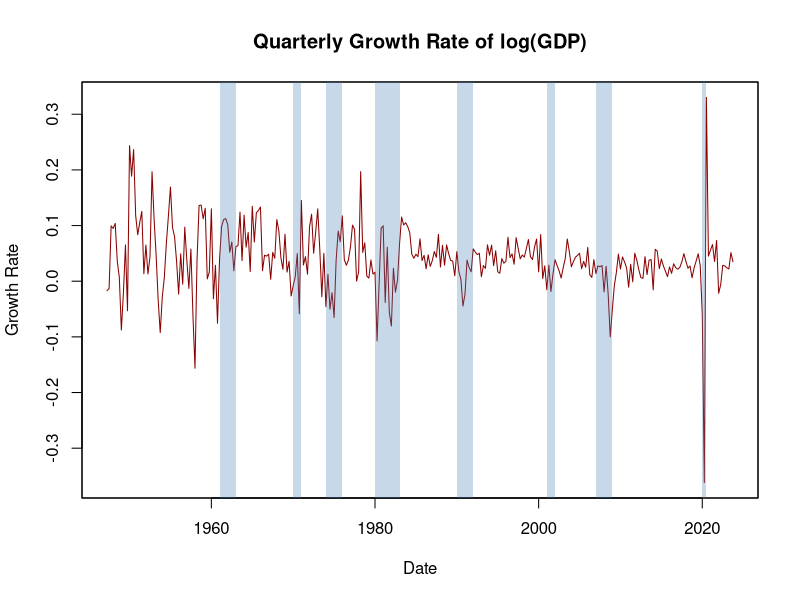
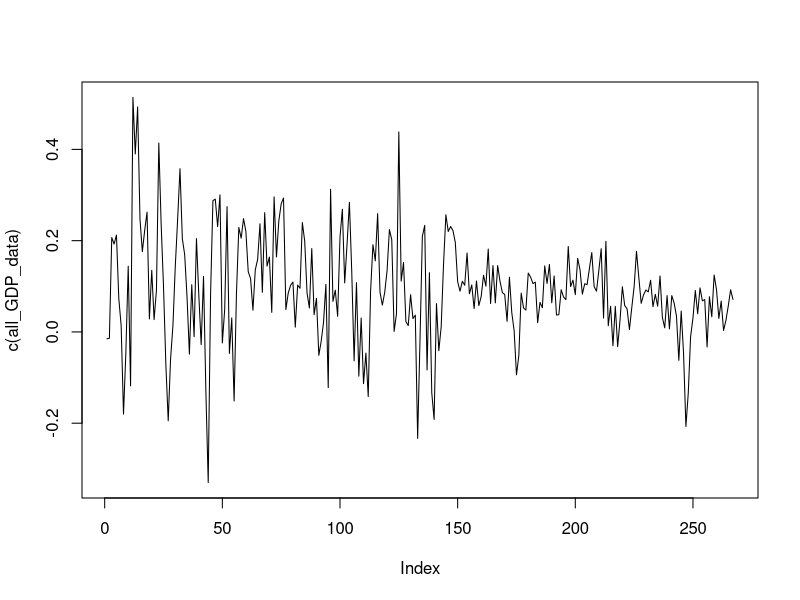
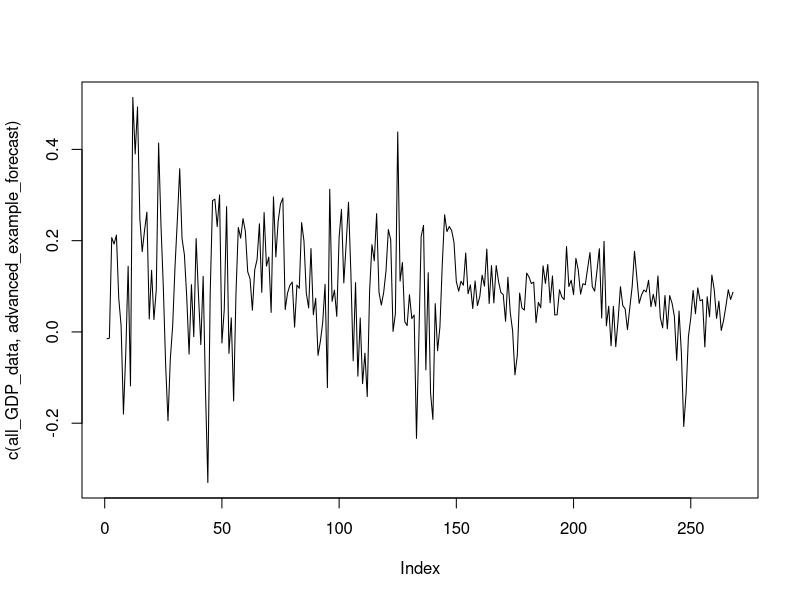

The R source for these figures, in order: (Note: this script raises an error after producing the figures.)
## ---- chunk 1

library(tidyverse)
library(ggplot2)
library(zoo)
library(forecast)
library(xts)
library(readxl)

## ---- chunk 2

# Reading the GDP data
RGDP_Data <- read_excel("RGDP Data.xlsx")

# extracting the most revised values/recent data (2024 Q1) 
latest_data <- RGDP_Data$ROUTPUT24Q1

# creating a lag for all quarters
lag(latest_data)

# check is a dataset to validate whether the data is stationary 
check <- data.frame(RGDP_Data$DATE, log(latest_data), lag(log(latest_data)))

check <- check %>% 
  rename(c("Date" = "RGDP_Data.DATE",
           "Raw Data" = "log.latest_data.",
           "First Lag" = "lag.log.latest_data.."))

# calculating growth rate of log(GDP) from one quarter to the next
check <- check[-1,] %>% 
  mutate(growth_rate = (log(`Raw Data`) - log(`First Lag`))/log(`First Lag`) * 100)

# formatting the data variable in terms of year and quarters
Dates <- gsub(":", " ", check$Date) 
check <- check %>% 
  mutate(Time = as.yearqtr(Dates)) %>% 
  select(c(Time, growth_rate)) %>% 
  mutate(growth_rate = as.numeric(growth_rate))

check_xts <- xts(check$growth_rate, check$Time) 

plot(as.zoo(check_xts), 
     plot.type = "single", 
     col = c("darkred"),
     lwd = 1,
     xlab = "Date",
     ylab = "Growth Rate",
     main = "Quarterly Growth Rate of log(GDP)")

# function that transform years to class 'yearqtr'
YToYQTR <- function(years){
  return(
      sort(as.yearqtr(sapply(years, paste, c("Q1", "Q2", "Q3", "Q4"))))
  )
}

# recessions
recessions <- YToYQTR(c(1961:1962, 1970, 1974:1975, 1980:1982, 1990:1991,
                2001, 2007:2008))
# the COVID recession ended in April 2020 according to the Fed
recessions_covid <- append(recessions, 
                           c(as.yearqtr("2020 Q1"), 
                             as.yearqtr("2020 Q2")))
          
# colour shading for recessions
xblocks(time(as.zoo(check_xts)), 
        c(time(check_xts) %in% recessions_covid), 
        col = alpha("steelblue", alpha = 0.3))


## EXPLAIN EVERYTHING 
# variance of initial years (prior to them changing to GDP) seems higher 
## ---- chunk 3

# Using the basic AR model from lecture 
# Inputs: Y - predicted variable, p - AR order, h - forecast horizon

fitAR=function(Y,p,h){
  
  # create p lags + forecast horizon shift (=h option)
  aux = embed(Y, p+h)
  
  #  Y variable aligned/adjusted for missing data due to lags
  y = aux[,1] 
  
  # lags of Y (predictors) corresponding to forecast horizon (prevent leakage)
  X = as.matrix(aux[,-c(1:(ncol(Y)*h))])

  # retrieve last p observations
  X.out = tail(aux,1)[1:ncol(X)] 

  # estimate direct h-step AR(p) by OLS 
  model = lm(y~X) 
  
  # extract coefficients
  coef = coef(model) 

  #make a forecast using the last few observations: a direct h-step forecast.
  pred = c(1,X.out)%*%coef 
  
  #note the addition of a constant to the test observation vector
  
  #get unadjusted rmsfe (ignoring estimation uncertainty)
  rmsfe = sqrt(sum(model$residuals^2)/nrow(X)) 
  
  #save estimated AR regression, prediction, and estimated coefficients
  return(list("model"=model,"pred"=pred,"coef"=coef, "rmsfe"=rmsfe)) 
}


# Creating a test dataset that comprises the growth_rate from the check dataset 

test_AR <- as.matrix(check$growth_rate)


fitAR(test_AR, 2, 2)

## ---- chunk 4

# calculating mean first revision percentage changes 

# extracting initial values of all variables from 1965 Q3 to 2019 Q4 (pre-covid)
# 1965 Q4 onwards is when they first started revising data from the previous quarter 

data_65q3_onwards <- RGDP_Data[c(75:292), c(1:219)]  %>% 
  subset(select = -DATE) 

# convert the above data to a matrix for easier manipulation
m1 <- as.matrix(data_65q3_onwards) 

data_65q3_onwards <- matrix(m1, ncol = ncol(data_65q3_onwards), dimnames = NULL)

# base dataset showing the GDP values across quarters 

GDP_across_q <- RGDP_Data[c(74:293), c(1:220)] %>%
  subset(select = -DATE) %>%
  mutate_all(as.numeric)

colnames(GDP_across_q) <- NULL

GDP_across_q <- as.matrix(GDP_across_q) 

lagged_GDP_across_q <- lag(GDP_across_q)

df <- 100 * (log(GDP_across_q) - log(lagged_GDP_across_q))/log(lagged_GDP_across_q)

# Removing the first and last row since we had added those to compute the lag.
df <- df[-c(1, 220),]

# Revised values is a data frame that shows the growth rate of each quarter as compared to the previous quarter, across revisions. For instance, revision0 is the initial growth rate for each quarter, and revision1 shows the growth rate after values have been revised. 

revised_growth <- data.frame(matrix(NA, nrow = 218, ncol = 0))

for (i in 0:40){
  na_vector = c(replicate(218, NA)) 
  na_vector = as.numeric(na_vector)
  
  values <- diag(df)
  
  col_name = paste0("revision", i)
  
  na_vector[1:(218-i)] = values[1:(218-i)]
  revised_growth[[`col_name`]] = na_vector
  
  df <- df[,-c(1)]
}


# Now, we are looking into how the growth rates change due to revision
lagged_growth <- revised_growth[, -c(ncol(revised_growth))]
revised_growth <- revised_growth[,-c(1)]

# We're taking the average of the change in growth per revision 
change_in_growth <- 100*((revised_growth - lagged_growth)/lagged_growth)

change_in_growth[sapply(change_in_growth, is.infinite)] <- NA
  
change_in_growth <- change_in_growth %>% apply(2, mean, na.rm = TRUE)

## ---- chunk 5

# n refers to the number of periods that sum up to 10 years for a given dataset. For instance, n = 40 for a dataset arranged by quarters, and n = 120 for a dataset arranged by months.

prep_func = function(dataset, row_range, col_range, n){
  
  # cut dataset into relevant ranges
  
  data_across_q <- dataset[row_range, col_range] %>%
    #subset(select = -DATE) %>%
    mutate_all(as.numeric)
  
  colnames(data_across_q) <- NULL
  
  data_across_q <- as.matrix(data_across_q) 
  
  lagged_data_across_q <- lag(data_across_q)
  
  df <- 100 * (log(data_across_q) - log(lagged_data_across_q))/log(lagged_data_across_q)
  
  # Removing the first and last row since we had added those to compute the lag.
  df <- df[-c(1, length(row_range)),]
  
# Revised values is a data frame that shows the growth rate of each quarter as compared to the previous quarter, across revisions. For instance, revision0 is the initial growth rate for each quarter, and revision1 shows the growth rate after values have been revised. 
  
  revised_growth <- data.frame(matrix(NA, nrow = length(row_range) - 2, ncol = 0))
  
  for (i in 0:n){
    na_vector = c(replicate(length(row_range) - 2, NA)) 
    na_vector = as.numeric(na_vector)
    
    values <- diag(df)
    
    col_name = paste0("revision", i)
    
    na_vector[1:(length(row_range) - 2 -i)] = values[1:(length(row_range) - 2 -i)]
    revised_growth[[`col_name`]] = na_vector
    
    df <- df[,-c(1)]
  }
  
  revised_growth_df <- revised_growth
  
  # Now, we are looking into how the growth rates change due to revision
  lagged_growth <- revised_growth[, -c(ncol(revised_growth))]
  revised_growth <- revised_growth[,-c(1)]
  
  # We're taking the average of the change in growth per revision 
  change_in_growth <- 100*((revised_growth - lagged_growth)/lagged_growth)
  
  change_in_growth[sapply(change_in_growth, is.infinite)] <- NA
    
  change_in_growth <- change_in_growth %>% apply(2, mean, na.rm = TRUE)
  
  return(list("df" = revised_growth_df, "delta" = change_in_growth))
}

dataset <- RGDP_Data
row_range <- c(74:293)
col_range <- c(2:220)

a = RGDP_Data[c(74:293), c(2:220)]

post_prep_gdp <- prep_func(dataset, row_range, col_range, 40)
post_prep_gdp_df <- post_prep_gdp$df
post_prep_gdp_delta = post_prep_gdp$delta
## ---- chunk 6

# Housing Starts data only available from 1970 Apr onwards, is in monthly rather than quarterly

hstarts <- read_excel("hstartsMvMd.xlsx")

# Row and column range from 1970 Apr to 2024 Feb (Values from 2024 Mar)

#hstart_row_range <- c(279:926)
#hstart_col_range <- c(29:675)

# hstarts[hstart_row_range, hstart_col_range]

# Accounting for covid, stopping at Mar 2020 values

hstart_row_range <- c(279:879)
hstart_col_range <- c(29:628)

# hstarts[hstart_row_range, hstart_col_range]

post_prep_hstart <- prep_func(hstarts, hstart_row_range, hstart_col_range, 120)
post_prep_hstart_df <- post_prep_hstart$df
post_prep_hstart_delta <- post_prep_hstart$delta



## ---- chunk 7

example_q = "2014 Q1"
example_yq = as.yearqtr(example_q)

############
## GDP 
############

# Formatting dataframe of quarters and their estimated values
working_df = RGDP_Data[, -c(1)] %>%
  mutate_all(as.numeric)

colnames(working_df) <- sapply(seq(as.Date(as.yearqtr("1965 Q4", format = "%Y Q%q")), by="quarter", length.out = ncol(working_df)), function(x) format(as.yearqtr(x), format = "%Y Q%q"))

rownames(working_df) <- sapply(seq(as.Date(as.yearqtr("1947 Q1", format = "%Y Q%q")), by="quarter", length.out = nrow(working_df)), function(x) format(as.yearqtr(x), format = "%Y Q%q"))

# Calculating growth rate of each quarter
lagged_working_df = lag(working_df)
perc_change_df = (100 * (log(working_df) - log(lagged_working_df)) / log(lagged_working_df))[-c(1),]


############
## HStarts
############

# revised hstarts data 
hstart_row_range <- c(279:879)
hstart_col_range <- c(29:628)

hstarts_revised <- hstarts[hstart_row_range, hstart_col_range] %>%
    mutate_all(as.numeric)

colnames(hstarts_revised) <- sapply(seq(as.Date(as.yearmon("1970 M04", format = "%Y M%m")), by="month", length.out = ncol(hstarts_revised)), function(x) format(as.yearmon(x), format = "%Y M%m"))

rownames(hstarts_revised) <- sapply(seq(as.Date(as.yearmon("1970 M03", format = "%Y M%m")), by="month", length.out = nrow(hstarts_revised)), function(x) format(as.yearmon(x), format = "%Y M%m"))

# Calculating growth rate of each quarter
lagged_hstarts_revised = lag(hstarts_revised)
perc_change_df_hstarts = (100 * (log(hstarts_revised) - log(lagged_hstarts_revised)) / log(hstarts_revised))[-c(1),]

## ---- chunk 8

end_of_row_mark = (example_yq - as.yearqtr("1947 Q1", format = "%Y Q%q")) * 4 - 1

basic_values <- perc_change_df[1:end_of_row_mark,][[`example_q`]]

test <- as.matrix(basic_values)

basic_AR_model = fitAR(test, 2, 2)

basic_example_forecast = basic_AR_model$pred
basic_example_model = basic_AR_model$model
basic_example_forecast

AIC_basicAR = AIC(basic_AR_model$model)
AIC_basicAR


## ---- chunk 9

# Split dataframe into 10 years before target date and current value of growth for quarters more than 10 years ago
ten_year_mark = (example_yq - 10 - as.yearqtr("1947 Q1", format = "%Y Q%q")) * 4
end_of_row_mark = (example_yq - as.yearqtr("1947 Q1", format = "%Y Q%q")) * 4 - 1

# Most recent values for start of time to 10 years before target date
ancient_values <- perc_change_df[1:ten_year_mark,][[`example_q`]]

# All other values
recent_values <- perc_change_df[(ten_year_mark + 1):
                                  end_of_row_mark,][[`example_q`]]

# Applying approximation of final growth numbers on recent values
forecast_growth = recent_values 
for (i in 1:length(recent_values)){
  for (j in 1:i){
    forecast_growth[i] = forecast_growth[i] * (1 + (change_in_growth[40 - j] / 100) )
  }
}

all_GDP_data = c(ancient_values, forecast_growth)


test2 <- as.matrix(all_GDP_data)

AR_fitted_model = fitAR(test2, 2, 2)

advanced_example_forecast = AR_fitted_model$pred
advanced_example_model = AR_fitted_model$model
advanced_example_forecast

plot(c(all_GDP_data), type = "l", lwd = 1)
plot(c(all_GDP_data, advanced_example_forecast), type = "l", lwd = 1)

AIC_advancedAR = AIC(AR_fitted_model$model)
AIC_advancedAR

## ---- chunk 10

# adjusted GDP data 
# all_GDP_data 

example_q = "2014 Q1"
example_yq = as.yearqtr(example_q)

# function to convert q to specific format 
QtoM = function(year_string){
  year = substr(year_string, start = 1, stop = 4)
  quarter = substr(year_string, start = 6, stop = 7)
  if (quarter == "Q1"){
    M = "M03"
  } else if (quarter == "Q2"){
    M = "M06"
  } else if (quarter == "Q3"){
    M = "M09"
  } else if (quarter == "Q4"){
    M = "M12"
  }
  output = paste(year, M)
  
  return(output)
}

example_mq = QtoM(example_q)
# example_mq_format is in the yearmon format 
example_mq_format = as.yearmon(example_mq, format = "%Y M%m")


# Split dataframe into 10 years before target date and current value of growth for quarters more than 10 years ago
ten_year_mark_m = round((example_mq_format - 10 - 
                           as.yearmon("1970 M04", format = "%Y M%m")) * 12, 1)
end_of_row_mark_m = round((example_mq_format - 
                       as.yearmon("1970 M04", format = "%Y M%m")) * 12 - 1, 1)


# Most recent values for start of time to 10 years before target date
ancient_values_hstarts <-  perc_change_df_hstarts[1:ten_year_mark_m,][[`example_mq`]]

# All other values
recent_values_hstarts <- perc_change_df_hstarts[(ten_year_mark_m + 1):
                                  end_of_row_mark_m,][[`example_mq`]]

# Applying approximation of final growth numbers on recent values
forecast_growth_hstarts = recent_values_hstarts 
for (i in 1:length(recent_values_hstarts)){
  for (j in 1:i){
    forecast_growth_hstarts[i] = forecast_growth_hstarts[i] * (1 + (post_prep_hstart_delta[120 - j] / 100) )
  }
}

all_hstarts_data = c(ancient_values_hstarts, forecast_growth_hstarts)

# Why housing starts?
#### SHOW A GRAPH 


# Convert the GDP delta to a time series 
GDPGrowth_ts <- ts(GDPGrowth, 
                  start = c(1960, 1), 
                  end = c(2013, 4), 
                  frequency = 4)


ADL1data <- ts.union(post_prep_gdp_df, TSpread_ts)
